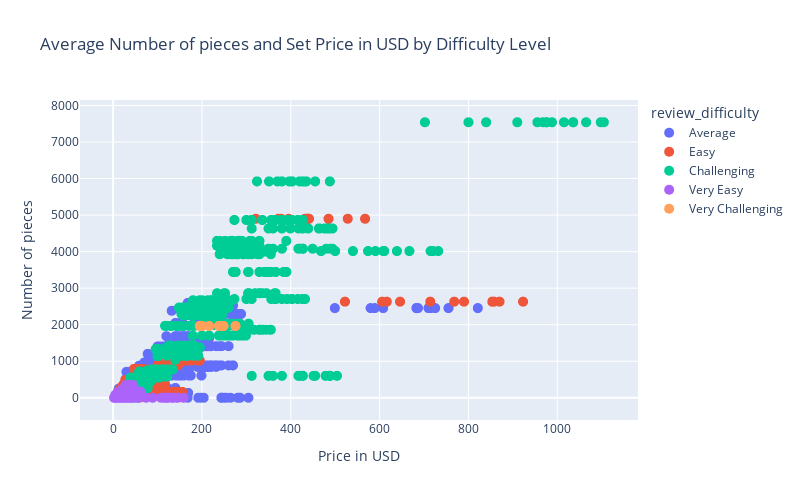

Notebook cell for this chart:
### Code cell
fig= px.scatter(legos, x='list_price', y='piece_count', color= 'review_difficulty',
           labels= {'piece_count':'Number of pieces', 
                    'list_price':'Price in USD'}, title='Average Number of pieces and Set Price in USD by Difficulty Level',
               width=800, height=500)
fig.update_traces(marker={'size': 10})
fig.show()

### Figure 1 — Plotly figure (JSON) as saved in the notebook; plotly's stock layout.template omitted (floating-point values rounded to 4 significant figures; data arrays with more than 128 entries replaced by an {"elided": "..."} marker saying what was removed)
{"data": [{"hovertemplate": "review_difficulty=Average<br>Price in USD=%{x}<br>Number of pieces=%{y}<extra></extra>", "legendgroup": "Average", "marker": {"color": "#636efa", "size": 10, "symbol": "circle"}, "mode": "markers", "name": "Average", "showlegend": true, "type": "scattergl", "x": {"elided": "3765 float values"}, "xaxis": "x", "y": {"elided": "3765 int values"}, "yaxis": "y"}, {"hovertemplate": "review_difficulty=Easy<br>Price in USD=%{x}<br>Number of pieces=%{y}<extra></extra>", "legendgroup": "Easy", "marker": {"color": "#EF553B", "size": 10, "symbol": "circle"}, "mode": "markers", "name": "Easy", "showlegend": true, "type": "scattergl", "x": {"elided": "4195 float values"}, "xaxis": "x", "y": {"elided": "4195 int values"}, "yaxis": "y"}, {"hovertemplate": "review_difficulty=Challenging<br>Price in USD=%{x}<br>Number of pieces=%{y}<extra></extra>", "legendgroup": "Challenging", "marker": {"color": "#00cc96", "size": 10, "symbol": "circle"}, "mode": "markers", "name": "Challenging", "showlegend": true, "type": "scattergl", "x": {"elided": "1058 float values"}, "xaxis": "x", "y": {"elided": "1058 int values"}, "yaxis": "y"}, {"hovertemplate": "review_difficulty=Very Easy<br>Price in USD=%{x}<br>Number of pieces=%{y}<extra></extra>", "legendgroup": "Very Easy", "marker": {"color": "#ab63fa", "size": 10, "symbol": "circle"}, "mode": "markers", "name": "Very Easy", "showlegend": true, "type": "scattergl", "x": {"elided": "1139 float values"}, "xaxis": "x", "y": {"elided": "1139 int values"}, "yaxis": "y"}, {"hovertemplate": "review_difficulty=Very Challenging<br>Price in USD=%{x}<br>Number of pieces=%{y}<extra></extra>", "legendgroup": "Very Challenging", "marker": {"color": "#FFA15A", "size": 10, "symbol": "circle"}, "mode": "markers", "name": "Very Challenging", "showlegend": true, "type": "scattergl", "x": [200.0, 195.0, 243.8, 215.9, 244.0, 238.0, 248.5, 275.5], "xaxis": "x", "y": [1966, 1967, 1966, 1966, 1966, 1966, 1966, 1966], "yaxis": "y"}], "layout": {"height": 500, "legend": {"title": {"text": "review_difficulty"}, "tracegroupgap": 0}, "title": {"text": "Average Number of pieces and Set Price in USD by Difficulty Level"}, "width": 800, "xaxis": {"anchor": "y", "domain": [0, 1], "title": {"text": "Price in USD"}}, "yaxis": {"anchor": "x", "domain": [0, 1], "title": {"text": "Number of pieces"}}}}
